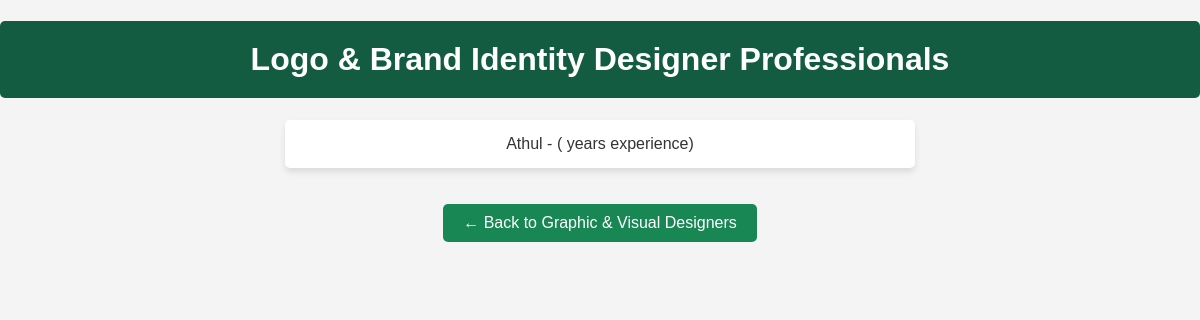
The page /subcategories/7/ (signed in) on the database its author committed.
### app/models.py (models this page shows, shortened)
class SubCategory(models.Model):
    category = models.ForeignKey(Category, on_delete=models.CASCADE, related_name='subcategories')
    name = models.CharField(max_length=255)

class Freelancer(models.Model):
    CATEGORY_CHOICES = [
        ("UI/UX & Web Designers", "UI/UX & Web Designers"),
        ("Graphic & Visual Designers", "Graphic & Visual Designers"),
        ("Digital & Marketing Designers", "Digital & Marketing Designers"),
        ("Multimedia & Video Designers", "Multimedia & Video Designers"),
        ("Industrial & Product Designers", "Industrial & Product Designers"),
    ]
    name = models.CharField(max_length=255)
    email = models.EmailField(unique=True)
    category = models.CharField(max_length=50, choices=CATEGORY_CHOICES)
    subcategory = models.ForeignKey(SubCategory, on_delete=models.CASCADE, related_name='freelancers')
    portfolio_url = models.URLField(blank=True, null=True)
    bio = models.TextField()
    created_at = models.DateTimeField(auto_now_add=True)

class Category(models.Model):
    name = models.CharField(max_length=255, unique=True)

### app/views.py (the view)
# urls.py: path('subcategories/<int:subcategory_id>/', views.subcategory_detail, name='subcategory_detail'),
@login_required
def subcategory_detail(request, subcategory_id):
    subcategory = get_object_or_404(SubCategory, id=subcategory_id)
    freelancers = subcategory.freelancers.all()
    return render(request, 'subcategory_detail.html', {'subcategory': subcategory, 'freelancers': freelancers})

### templates/subcategory_detail.html (shortened to what this page needs)
<!DOCTYPE html>
<html lang="en">
<head>
    {% load static %}
    <link rel="stylesheet" href="{% static 'css/subcategory_detail.css' %}">
</head>
<body>
    <h1>{{ subcategory.name }} Professionals</h1>
    {% if freelancers %}
    <ul>
        {% for freelancer in freelancers %}
        <li>{{ freelancer.name }} - {{ freelancer.skills }} ({{ freelancer.experience }} years experience)</li>
        {% endfor %}
    </ul>
    {% else %}
    <p>No freelancers found in this subcategory.</p>
    {% endif %}
    <a href="{% url 'category_detail' subcategory.category.id %}">← Back to {{ subcategory.category.name }}</a>
</body>
</html>

### static/css/subcategory_detail.css (style rules this page uses)
body { font-family: Arial, sans-serif; margin: 0; padding: 0; background-color: #F4F4F4; color: #333; text-align: center; }
h1 { color: #ffffff; background-color: #145c41; padding: 20px; border-radius: 5px; }
ul { list-style: none; padding: 0; }
li { background: #ffffff; margin: 10px auto; padding: 15px; width: 50%; border-radius: 5px; box-shadow: 0px 4px 6px rgba(0, 0, 0, 0.1); font-size: 16px; }
a { display: inline-block; margin-top: 20px; text-decoration: none; color: white; background-color: #198754; padding: 10px 20px; border-radius: 5px; font-size: 16px; }

### rows shown on the page
SubCategory: name "Logo & Brand Identity Designer", category.name "Graphic & Visual Designers"
Freelancer: name "Athul"
